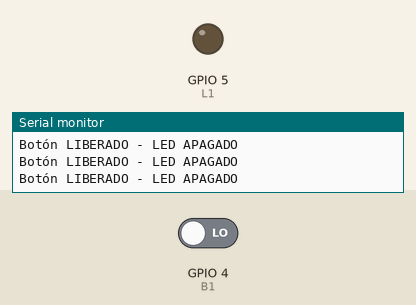
Simulated run of this sketch. Board: ESP32. Shown: output pins drawn as LEDs (lit = HIGH), the last lines printed to the serial monitor. The inputs (shaded band) are chosen by the test bench; at power-on: GPIO 4 (B1) LOW.

Above: at 1.8 s.
1.9 s: GPIO 4 (B1) driven HIGH
At 3.2 s:
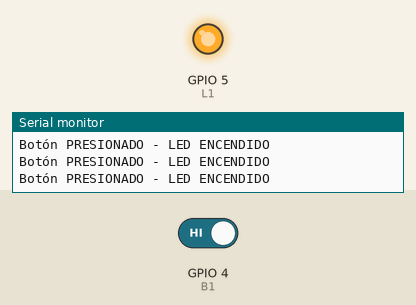
3.5 s: GPIO 4 (B1) driven LOW
At 4.3 s:
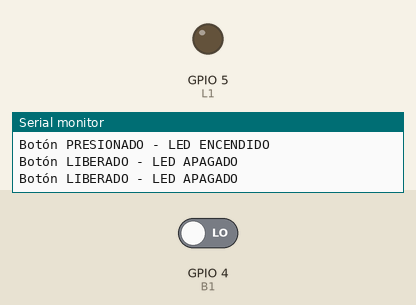
Timing chart, 0 to 6.5 s (numbered marks = the images above; inputs shaded):
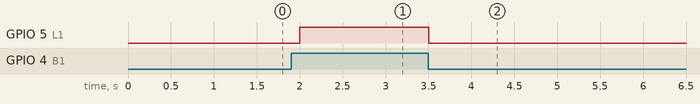

The sketch:

Pulsador-Led.ino
```cpp
// 1. DECLARAR LIBRERIAS
// #include <WiFi.h>

// 2. DEFINICIÓN O ETIQUETADO DE PINES DE ENTRADA Y SALIDA
#define L1 5   // LED externo conectado al GPIO 5
#define B1 4   // Botón conectado al GPIO 4

// 3. DECLARACION DE CONSTANTES

// 4. DECLARACION DE VARIABLES

// 5. DECLARACION DE SUBRUTINAS Y/O FUNCIONES

// 6. CONFIGURACION INICIAL
void setup()
{
  // CONFIGURACION DE PINES DE ENTRADA Y SALIDA
  pinMode(L1, OUTPUT);          // GPIO 5 como salida
  pinMode(B1, INPUT_PULLDOWN);  // GPIO 4 como entrada con pull-down interno o pinMode(B1, INPUT); si pones resistencia

  // LIMPIEZA DE SALIDAS
  digitalWrite(L1, LOW);

  // COMUNICACIONES
  Serial.begin(115200);
}

// 7. FUNCION INFINITA PRINCIPAL
void loop()
{
  if (digitalRead(B1) == HIGH)   // Si el botón está presionado
  {
    digitalWrite(L1, HIGH);
    Serial.println("Botón PRESIONADO - LED ENCENDIDO");
  }
  else                           // Si el botón no está presionado
  {
    digitalWrite(L1, LOW);
    Serial.println("Botón LIBERADO - LED APAGADO");
  }

  delay(500); // Facilita la lectura en el Monitor Serie
}
```

Measured:
- after the input at 1.9 s, GPIO 5 (L1): LOW → HIGH after 0.10 s
- after the input at 3.5 s, GPIO 5 (L1): HIGH → LOW at once
